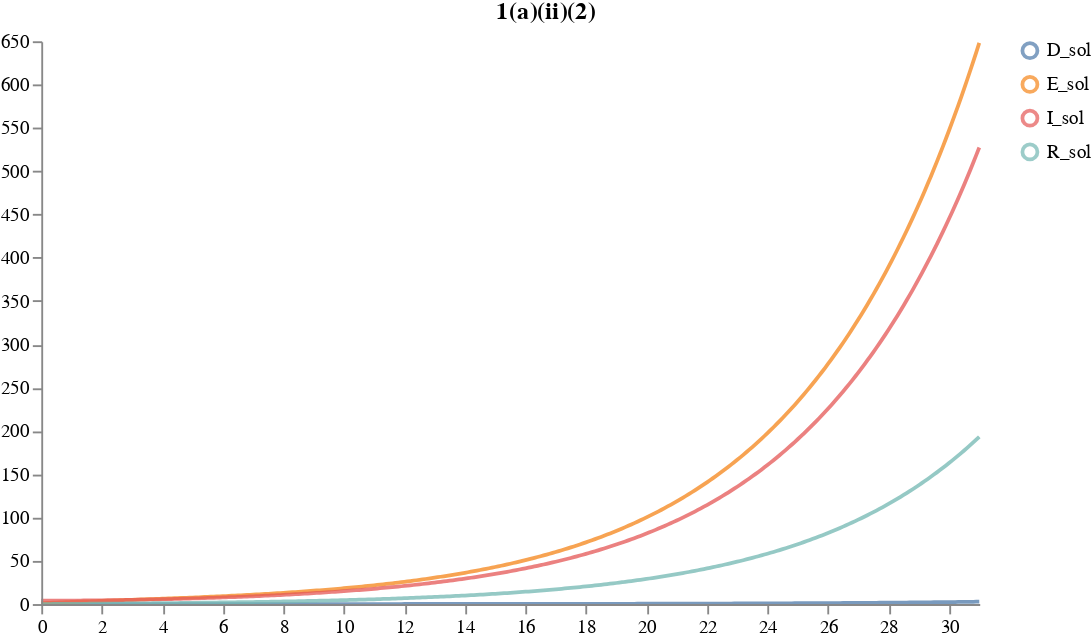

Here is the notebook cell this chart was saved with:
### Code cell
SEIRD_model_path = "scenario1_a_ii_2.json"
SEIRD_model_url = "https://raw.githubusercontent.com/indralab/mira/hackathon/notebooks/evaluation_2023.07/eval_scenario1_1_ii_2.json"
# NOTE: This is only if you wish to update the AMR.
update_AMR(SEIRD_model_url, SEIRD_model_path)

results_1_a_ii_2 = load_and_sample_petri_model(
        SEIRD_model_path, num_samples, timepoints=timepoints, visual_options={"title": "1(a)(ii)(2)", "subset":["D_sol", "I_sol", "R_sol", "E_sol"]}, time_unit="days")
plots.ipy_display(results_1_a_ii_2["visual"])

### Figure 1 — Vega specification as saved in the notebook (floating-point values rounded to 4 significant figures; data arrays with more than 128 entries replaced by an {"elided": "..."} marker saying what was removed)
{"$schema": "https://vega.github.io/schema/vega/v5.json", "axes": [{"name": "x_axis", "orient": "bottom", "scale": "xscale", "zindex": 100}, {"name": "y_axis", "orient": "left", "scale": "yscale", "zindex": 100}], "data": [{"name": "distributions", "values": {"elided": "1244 records"}}, {"name": "traces", "transform": [{"expr": "isValid(datum.value)", "type": "filter"}], "values": []}, {"name": "points", "values": []}, {"name": "markers", "values": []}, {"name": "selected", "on": [{"remove": true, "trigger": "clear"}, {"remove": true, "trigger": "!shift"}, {"insert": "clicked", "trigger": "!shift && clicked"}, {"toggle": "clicked", "trigger": "shift && clicked"}]}], "height": 300, "legends": [{"encode": {"labels": {"interactive": true, "name": "legendLabel", "update": {"opacity": [{"test": "!length(data('selected')) || indata('selected', 'value', datum.value)", "value": 1}, {"value": 0.25}]}}, "symbols": {"interactive": true, "name": "legendSymbol", "update": {"fill": {"value": "transparent"}, "opacity": [{"test": "!length(data('selected')) || indata('selected', 'value', datum.value)", "value": 0.7}, {"value": 0.15}], "size": {"value": 64}, "strokeWidth": {"value": 2}}}}, "name": "color_legend", "stroke": "color"}], "marks": [{"from": {"facet": {"data": "points", "groupby": "trajectory", "name": "points_split"}}, "marks": [{"encode": {"hover": {"fillOpacity": {"value": 0.9}}, "update": {"fill": {"field": "trajectory", "scale": "color"}, "fillOpacity": [{"test": "!length(data('selected')) || indata('selected', 'value', datum.trajectory)", "value": 0.5}, {"value": 0.15}], "size": {"value": 10}, "stroke": {"field": "trajectory", "scale": "color"}, "strokeOpacity": [{"test": "!length(data('selected')) || indata('selected', 'value', datum.trajectory)", "value": 0.75}, {"value": 0.15}], "strokeWidth": {"value": 2}, "tooltip": {"field": "value"}, "x": {"field": "timepoint", "scale": "xscale"}, "y": {"field": "value", "scale": "yscale"}}}, "from": {"data": "points"}, "name": "_points_symbol", "type": "symbol", "zindex": 3}, {"encode": {"hover": {"fillOpacity": {"value": 0.9}}, "update": {"interpolate": {"value": "linear"}, "stroke": {"field": "trajectory", "scale": "color"}, "strokeOpacity": [{"test": "!length(data('selected')) || indata('selected', 'value', datum.trajectory)", "value": 0.3}, {"value": 0.1}], "strokeWidth": {"value": 2}, "x": {"field": "timepoint", "scale": "xscale"}, "y": {"field": "value", "scale": "yscale"}}}, "from": {"data": "points"}, "name": "_points_line", "type": "line", "zindex": 3}], "name": "_points", "type": "group", "zindex": 3}, {"from": {"facet": {"data": "traces", "groupby": "trajectory", "name": "traces_split"}}, "marks": [{"encode": {"hover": {"fillOpacity": {"value": 0.9}}, "update": {"interpolate": {"value": "linear"}, "stroke": {"field": "trajectory", "scale": "color"}, "strokeOpacity": [{"test": "!length(data('selected')) || indata('selected', 'value', datum.trajectory)", "value": 0.75}, {"value": 0.15}], "strokeWidth": {"value": 2}, "x": {"field": "timepoint", "scale": "xscale"}, "y": {"field": "value", "scale": "yscale"}}}, "from": {"data": "traces_split"}, "name": "_traces_lines", "type": "line"}], "name": "_traces", "type": "group", "zindex": 2}, {"from": {"facet": {"data": "distributions", "groupby": "trajectory", "name": "trajectory_split"}}, "marks": [{"encode": {"hover": {"fillOpacity": {"value": 0.9}}, "update": {"fill": {"field": "trajectory", "scale": "color"}, "fillOpacity": [{"test": "!length(data('selected')) || indata('selected', 'value', datum.trajectory)", "value": 0.5}, {"value": 0.15}], "interpolate": {"value": "linear"}, "stroke": {"field": "trajectory", "scale": "color"}, "strokeOpacity": [{"test": "!length(data('selected')) || indata('selected', 'value', datum.trajectory)", "value": 0.75}, {"value": 0.15}], "strokeWidth": {"value": 2}, "x": {"field": "timepoint", "scale": "xscale"}, "y": {"field": "upper", "scale": "yscale"}, "y2": {"field": "lower", "scale": "yscale"}}}, "from": {"data": "trajectory_split"}, "type": "area"}], "name": "_distributions", "type": "group", "zindex": 1}, {"marks": [{"encode": {"enter": {"stroke": {"value": "lightgray"}}, "update": {"opacity": {"value": 1}, "x": {"field": "timepoint", "scale": "xscale"}, "y": {"signal": "height"}, "y2": {"value": 0}}}, "from": {"data": "markers"}, "name": "_marker text", "type": "rule"}, {"encode": {"enter": {"fontSize": {"value": 8}, "text": {"field": "datum.label"}, "y": {"value": 0}}}, "from": {"data": "_marker text"}, "name": "_marker flags", "transform": [{"as": ["x", "_y", "opacity", "align", "baseline"], "lineAnchor": "start", "offset": [1], "size": {"signal": "[width, height]"}, "type": "label"}], "type": "text"}], "name": "_markers", "type": "group"}], "scales": [{"domain": {"fields": [{"data": "distributions", "field": "timepoint"}, {"data": "traces", "field": "timepoint"}, {"data": "points", "field": "timepoint"}, {"data": "markers", "field": "timepoint"}]}, "name": "xscale", "range": "width", "type": "linear", "zero": false}, {"domain": {"fields": [{"data": "distributions", "field": "lower"}, {"data": "distributions", "field": "upper"}, {"data": "traces", "field": "value"}, {"data": "points", "field": "value"}]}, "name": "yscale", "nice": true, "range": "height", "type": "linear", "zero": true}, {"domain": {"fields": [{"data": "distributions", "field": "trajectory"}, {"data": "traces", "field": "trajectory"}, {"data": "points", "field": "trajectory"}]}, "name": "color", "range": "category", "type": "ordinal"}], "signals": [{"name": "clear", "on": [{"events": "mouseup[!event.item]", "force": true, "update": "true"}], "value": true}, {"name": "shift", "on": [{"events": "@legendSymbol:click, @legendLabel:click", "force": true, "update": "event.shiftKey"}], "value": false}, {"name": "clicked", "on": [{"events": "@legendSymbol:click, @legendLabel:click", "force": true, "update": "{value: datum.value}"}], "value": null}], "title": "1(a)(ii)(2)", "width": 500}
